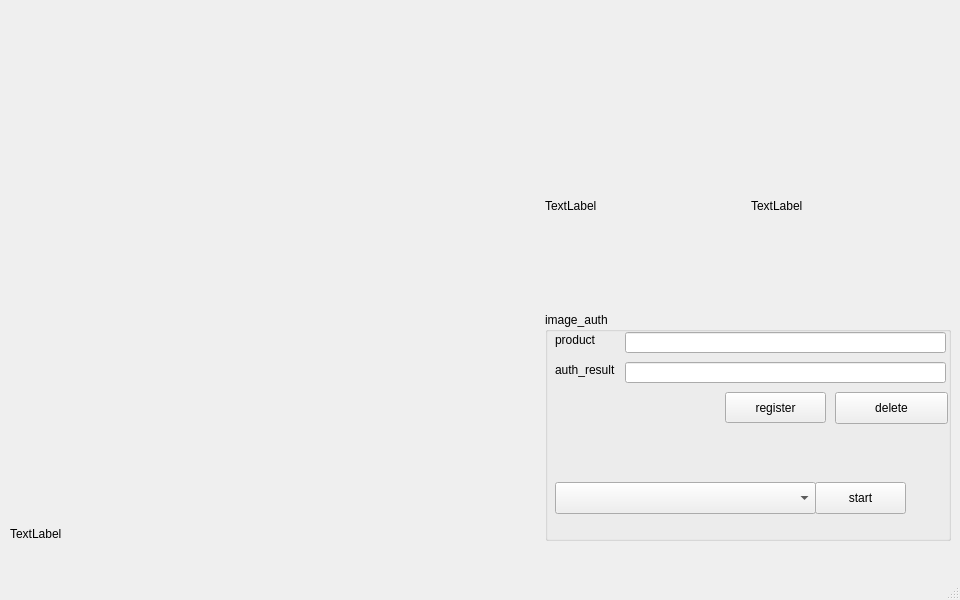
<?xml version="1.0" encoding="UTF-8"?>
<ui version="4.0">
 <class>MainWindow</class>
 <widget class="QMainWindow" name="MainWindow">
  <property name="geometry">
   <rect>
    <x>0</x>
    <y>0</y>
    <width>960</width>
    <height>600</height>
   </rect>
  </property>
  <property name="windowTitle">
   <string>CameraWindow</string>
  </property>
  <property name="windowIcon">
   <iconset resource="qt-camera-zxing.qrc">
    <normaloff>:/images/shutter.svg</normaloff>:/images/shutter.svg</iconset>
  </property>
  <widget class="QWidget" name="centralwidget">
   <widget class="QWidget" name="verticalLayoutWidget">
    <property name="geometry">
     <rect>
      <x>10</x>
      <y>0</y>
      <width>941</width>
      <height>541</height>
     </rect>
    </property>
    <layout class="QVBoxLayout" name="verticalLayout">
     <item>
      <widget class="QLabel" name="header">
       <property name="minimumSize">
        <size>
         <width>0</width>
         <height>100</height>
        </size>
       </property>
       <property name="maximumSize">
        <size>
         <width>16777215</width>
         <height>100</height>
        </size>
       </property>
       <property name="text">
        <string/>
       </property>
       <property name="pixmap">
        <pixmap resource="qt-camera-zxing.qrc">:/images/header.png</pixmap>
       </property>
       <property name="scaledContents">
        <bool>true</bool>
       </property>
      </widget>
     </item>
     <item>
      <layout class="QHBoxLayout" name="horizontalLayout">
       <item>
        <layout class="QVBoxLayout" name="camera1VerticalLayout">
         <item>
          <widget class="QStackedWidget" name="camera1StackedWidget">
           <property name="currentIndex">
            <number>0</number>
           </property>
           <widget class="QWidget" name="page">
            <widget class="CPCameraViewfinder" name="camera1Viewfinder" native="true">
             <property name="geometry">
              <rect>
               <x>5</x>
               <y>5</y>
               <width>440</width>
               <height>330</height>
              </rect>
             </property>
             <property name="maximumSize">
              <size>
               <width>440</width>
               <height>330</height>
              </size>
             </property>
            </widget>
           </widget>
           <widget class="QWidget" name="preview1">
            <widget class="QLabel" name="preview1Label">
             <property name="geometry">
              <rect>
               <x>5</x>
               <y>5</y>
               <width>440</width>
               <height>330</height>
              </rect>
             </property>
             <property name="maximumSize">
              <size>
               <width>440</width>
               <height>330</height>
              </size>
             </property>
             <property name="text">
              <string/>
             </property>
             <property name="pixmap">
              <pixmap resource="qt-camera-zxing.qrc">:/images/logo.png</pixmap>
             </property>
             <property name="scaledContents">
              <bool>true</bool>
             </property>
            </widget>
           </widget>
          </widget>
         </item>
         <item>
          <widget class="QLabel" name="camera1Label">
           <property name="text">
            <string>TextLabel</string>
           </property>
          </widget>
         </item>
        </layout>
       </item>
       <item>
        <layout class="QVBoxLayout" name="camera2VerticalLayout">
         <item>
          <layout class="QHBoxLayout" name="horizontalLayout_3">
           <item>
            <widget class="QLabel" name="cropLabel">
             <property name="minimumSize">
              <size>
               <width>200</width>
               <height>200</height>
              </size>
             </property>
             <property name="maximumSize">
              <size>
               <width>200</width>
               <height>200</height>
              </size>
             </property>
             <property name="text">
              <string>TextLabel</string>
             </property>
            </widget>
           </item>
           <item>
            <widget class="QLabel" name="registeredLabel">
             <property name="minimumSize">
              <size>
               <width>200</width>
               <height>200</height>
              </size>
             </property>
             <property name="maximumSize">
              <size>
               <width>200</width>
               <height>200</height>
              </size>
             </property>
             <property name="text">
              <string>TextLabel</string>
             </property>
            </widget>
           </item>
          </layout>
         </item>
         <item>
          <widget class="QGroupBox" name="imageGroupBox">
           <property name="title">
            <string>image_auth</string>
           </property>
           <widget class="QLabel" name="label">
            <property name="geometry">
             <rect>
              <x>10</x>
              <y>20</y>
              <width>60</width>
              <height>16</height>
             </rect>
            </property>
            <property name="text">
             <string>product</string>
            </property>
           </widget>
           <widget class="QLineEdit" name="lineEdit">
            <property name="geometry">
             <rect>
              <x>80</x>
              <y>20</y>
              <width>321</width>
              <height>21</height>
             </rect>
            </property>
           </widget>
           <widget class="QLabel" name="label_2">
            <property name="geometry">
             <rect>
              <x>10</x>
              <y>50</y>
              <width>60</width>
              <height>16</height>
             </rect>
            </property>
            <property name="text">
             <string>auth_result</string>
            </property>
           </widget>
           <widget class="QLineEdit" name="lineEdit_2">
            <property name="geometry">
             <rect>
              <x>80</x>
              <y>50</y>
              <width>321</width>
              <height>21</height>
             </rect>
            </property>
           </widget>
           <widget class="QPushButton" name="registerButton">
            <property name="geometry">
             <rect>
              <x>180</x>
              <y>80</y>
              <width>101</width>
              <height>31</height>
             </rect>
            </property>
            <property name="text">
             <string>register</string>
            </property>
           </widget>
           <widget class="QComboBox" name="camera1ComboBox">
            <property name="geometry">
             <rect>
              <x>10</x>
              <y>170</y>
              <width>261</width>
              <height>32</height>
             </rect>
            </property>
           </widget>
           <widget class="QPushButton" name="camera1StartButton">
            <property name="geometry">
             <rect>
              <x>270</x>
              <y>170</y>
              <width>91</width>
              <height>32</height>
             </rect>
            </property>
            <property name="text">
             <string>start</string>
            </property>
           </widget>
           <widget class="QPushButton" name="deleteButton">
            <property name="geometry">
             <rect>
              <x>290</x>
              <y>80</y>
              <width>113</width>
              <height>32</height>
             </rect>
            </property>
            <property name="text">
             <string>delete</string>
            </property>
           </widget>
          </widget>
         </item>
        </layout>
       </item>
      </layout>
     </item>
    </layout>
   </widget>
  </widget>
  <widget class="QMenuBar" name="menubar">
   <property name="geometry">
    <rect>
     <x>0</x>
     <y>0</y>
     <width>960</width>
     <height>24</height>
    </rect>
   </property>
  </widget>
  <widget class="QStatusBar" name="statusbar"/>
 </widget>
 <customwidgets>
  <customwidget>
   <class>CPCameraViewfinder</class>
   <extends>QWidget</extends>
   <header location="global">cpcameraviewfinder.h</header>
   <container>1</container>
  </customwidget>
 </customwidgets>
 <resources>
  <include location="qt-camera-zxing.qrc"/>
 </resources>
 <connections>
  <connection>
   <sender>camera1StartButton</sender>
   <signal>clicked()</signal>
   <receiver>MainWindow</receiver>
   <slot>startCamera1()</slot>
   <hints>
    <hint type="sourcelabel">
     <x>198</x>
     <y>365</y>
    </hint>
    <hint type="destinationlabel">
     <x>399</x>
     <y>299</y>
    </hint>
   </hints>
  </connection>
  <connection>
   <sender>registerButton</sender>
   <signal>clicked()</signal>
   <receiver>MainWindow</receiver>
   <slot>startCamera2()</slot>
   <hints>
    <hint type="sourcelabel">
     <x>602</x>
     <y>365</y>
    </hint>
    <hint type="destinationlabel">
     <x>399</x>
     <y>299</y>
    </hint>
   </hints>
  </connection>
  <connection>
   <sender>camera1ComboBox</sender>
   <signal>currentIndexChanged(int)</signal>
   <receiver>MainWindow</receiver>
   <slot>camera1Changed(int)</slot>
   <hints>
    <hint type="sourcelabel">
     <x>207</x>
     <y>375</y>
    </hint>
    <hint type="destinationlabel">
     <x>399</x>
     <y>299</y>
    </hint>
   </hints>
  </connection>
  <connection>
   <sender>registerButton</sender>
   <signal>clicked()</signal>
   <receiver>MainWindow</receiver>
   <slot>registerImage()</slot>
   <hints>
    <hint type="sourcelabel">
     <x>898</x>
     <y>437</y>
    </hint>
    <hint type="destinationlabel">
     <x>479</x>
     <y>299</y>
    </hint>
   </hints>
  </connection>
  <connection>
   <sender>deleteButton</sender>
   <signal>clicked()</signal>
   <receiver>MainWindow</receiver>
   <slot>deleteImage()</slot>
   <hints>
    <hint type="sourcelabel">
     <x>884</x>
     <y>437</y>
    </hint>
    <hint type="destinationlabel">
     <x>479</x>
     <y>299</y>
    </hint>
   </hints>
  </connection>
 </connections>
 <slots>
  <slot>startCamera1()</slot>
  <slot>startCamera2()</slot>
  <slot>camera1Changed(int)</slot>
  <slot>camera2Changed(int)</slot>
  <slot>registerImage()</slot>
  <slot>deleteImage()</slot>
 </slots>
</ui>
